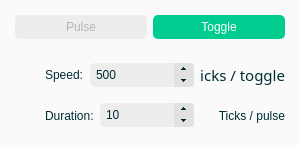
<?xml version="1.0" encoding="UTF-8"?>
<ui version="4.0">
 <class>ClockConfigurator</class>
 <widget class="QWidget" name="ClockConfigurator">
  <property name="enabled">
   <bool>true</bool>
  </property>
  <property name="geometry">
   <rect>
    <x>0</x>
    <y>0</y>
    <width>300</width>
    <height>145</height>
   </rect>
  </property>
  <property name="sizePolicy">
   <sizepolicy hsizetype="Fixed" vsizetype="Fixed">
    <horstretch>0</horstretch>
    <verstretch>0</verstretch>
   </sizepolicy>
  </property>
  <property name="minimumSize">
   <size>
    <width>300</width>
    <height>0</height>
   </size>
  </property>
  <property name="maximumSize">
   <size>
    <width>300</width>
    <height>16777215</height>
   </size>
  </property>
  <property name="styleSheet">
   <string notr="true">QWidget {
background: rgb(250, 250, 250);
border-radius: 5px;
}

QWidget:hover {
background: rgb(255, 255, 255);
}

QPushButton {
background: rgba(0, 0, 0, 13);
padding: 5px;
color: rgb(180, 180, 180);
font: 11pt &quot;Source Sans Pro&quot;;
}

QPushButton:hover {
background: rgb(220, 220, 220);
color: rgb(160, 160, 160);
}

QPushButton:pressed {
background: rgb(200, 200, 200);
}

QPushButton:checked {
background: rgb(0, 204, 143);
color: rgb(255, 255, 255);
}

QFrame {
background: none;
}</string>
  </property>
  <layout class="QGridLayout" name="gridLayout_3">
   <property name="leftMargin">
    <number>15</number>
   </property>
   <property name="topMargin">
    <number>15</number>
   </property>
   <property name="rightMargin">
    <number>15</number>
   </property>
   <property name="bottomMargin">
    <number>15</number>
   </property>
   <item row="0" column="0" alignment="Qt::AlignmentFlag::AlignTop">
    <widget class="QPushButton" name="uButtonPulse">
     <property name="text">
      <string>Pulse</string>
     </property>
     <property name="checkable">
      <bool>true</bool>
     </property>
     <property name="checked">
      <bool>false</bool>
     </property>
     <property name="autoExclusive">
      <bool>false</bool>
     </property>
     <attribute name="buttonGroup">
      <string notr="true">uTogglePulseButtonGroup</string>
     </attribute>
    </widget>
   </item>
   <item row="0" column="1" alignment="Qt::AlignmentFlag::AlignTop">
    <widget class="QPushButton" name="uButtonToggle">
     <property name="text">
      <string>Toggle</string>
     </property>
     <property name="checkable">
      <bool>true</bool>
     </property>
     <property name="checked">
      <bool>true</bool>
     </property>
     <property name="autoExclusive">
      <bool>false</bool>
     </property>
     <attribute name="buttonGroup">
      <string notr="true">uTogglePulseButtonGroup</string>
     </attribute>
    </widget>
   </item>
   <item row="1" column="0" colspan="2">
    <widget class="QFrame" name="uToggleFrame">
     <property name="styleSheet">
      <string notr="true"/>
     </property>
     <property name="frameShape">
      <enum>QFrame::Shape::NoFrame</enum>
     </property>
     <property name="frameShadow">
      <enum>QFrame::Shadow::Plain</enum>
     </property>
     <layout class="QHBoxLayout" name="horizontalLayout_4">
      <property name="leftMargin">
       <number>0</number>
      </property>
      <property name="topMargin">
       <number>5</number>
      </property>
      <property name="rightMargin">
       <number>0</number>
      </property>
      <property name="bottomMargin">
       <number>0</number>
      </property>
      <item>
       <widget class="QLabel" name="uLabelToggleIcon">
        <property name="minimumSize">
         <size>
          <width>24</width>
          <height>24</height>
         </size>
        </property>
        <property name="maximumSize">
         <size>
          <width>24</width>
          <height>24</height>
         </size>
        </property>
        <property name="styleSheet">
         <string notr="true">QLabel {
  background: none;
}</string>
        </property>
        <property name="text">
         <string/>
        </property>
        <property name="pixmap">
         <pixmap resource="resources.qrc">:/images/icons/material_symbols/speed_FILL0_wght400_GRAD0_opsz24.svg</pixmap>
        </property>
        <property name="scaledContents">
         <bool>true</bool>
        </property>
       </widget>
      </item>
      <item>
       <widget class="QLabel" name="label">
        <property name="sizePolicy">
         <sizepolicy hsizetype="Fixed" vsizetype="Preferred">
          <horstretch>0</horstretch>
          <verstretch>0</verstretch>
         </sizepolicy>
        </property>
        <property name="styleSheet">
         <string notr="true">QLabel {
color: rgb(0, 45, 50);
font: 11pt &quot;Source Sans Pro&quot;;
  background: none;
}

QLabel:disabled {
          color: rgb(100, 100, 100);
}</string>
        </property>
        <property name="text">
         <string>Speed:</string>
        </property>
       </widget>
      </item>
      <item>
       <widget class="QSpinBox" name="uToggleSpinBox">
        <property name="sizePolicy">
         <sizepolicy hsizetype="Preferred" vsizetype="Fixed">
          <horstretch>0</horstretch>
          <verstretch>0</verstretch>
         </sizepolicy>
        </property>
        <property name="styleSheet">
         <string notr="true">QSpinBox {
background: rgba(0, 0, 0, 13);
  padding: 4px;
color: rgb(0, 45, 50);
font: 11pt &quot;Source Sans Pro&quot;;
selection-color: rgb(0, 45, 50);
selection-background-color: rgb(0, 204, 143);
}

QSpinBox::up-button {
  width: 20px;
}

QSpinBox::down-button {
  width: 20px;
}</string>
        </property>
        <property name="accelerated">
         <bool>true</bool>
        </property>
        <property name="suffix">
         <string/>
        </property>
        <property name="minimum">
         <number>1</number>
        </property>
        <property name="maximum">
         <number>1000</number>
        </property>
        <property name="stepType">
         <enum>QAbstractSpinBox::StepType::AdaptiveDecimalStepType</enum>
        </property>
        <property name="value">
         <number>500</number>
        </property>
       </widget>
      </item>
      <item>
       <widget class="QLabel" name="uLabelToggle">
        <property name="sizePolicy">
         <sizepolicy hsizetype="Fixed" vsizetype="Preferred">
          <horstretch>0</horstretch>
          <verstretch>0</verstretch>
         </sizepolicy>
        </property>
        <property name="minimumSize">
         <size>
          <width>85</width>
          <height>0</height>
         </size>
        </property>
        <property name="maximumSize">
         <size>
          <width>85</width>
          <height>16777215</height>
         </size>
        </property>
        <property name="font">
         <font>
          <family>Source Sans Pro</family>
          <pointsize>11</pointsize>
          <italic>false</italic>
          <bold>false</bold>
         </font>
        </property>
        <property name="styleSheet">
         <string notr="true">QLabel {
color: rgb(0, 45, 50);
font: 11pt &quot;Source Sans Pro&quot;;
  background: none;
}

QLabel:disabled {
          color: rgb(100, 100, 100);
}</string>
        </property>
        <property name="text">
         <string>Ticks / toggle</string>
        </property>
        <property name="alignment">
         <set>Qt::AlignmentFlag::AlignRight|Qt::AlignmentFlag::AlignTrailing|Qt::AlignmentFlag::AlignVCenter</set>
        </property>
       </widget>
      </item>
     </layout>
    </widget>
   </item>
   <item row="2" column="0" colspan="2">
    <widget class="QFrame" name="uPulseFrame">
     <property name="enabled">
      <bool>true</bool>
     </property>
     <property name="styleSheet">
      <string notr="true"/>
     </property>
     <property name="frameShape">
      <enum>QFrame::Shape::NoFrame</enum>
     </property>
     <property name="frameShadow">
      <enum>QFrame::Shadow::Plain</enum>
     </property>
     <layout class="QHBoxLayout" name="horizontalLayout_3">
      <property name="leftMargin">
       <number>0</number>
      </property>
      <property name="topMargin">
       <number>5</number>
      </property>
      <property name="rightMargin">
       <number>0</number>
      </property>
      <property name="bottomMargin">
       <number>0</number>
      </property>
      <item>
       <widget class="QLabel" name="uLabelPulseIcon">
        <property name="minimumSize">
         <size>
          <width>24</width>
          <height>24</height>
         </size>
        </property>
        <property name="maximumSize">
         <size>
          <width>24</width>
          <height>24</height>
         </size>
        </property>
        <property name="styleSheet">
         <string notr="true">QLabel {
  background: none;
}</string>
        </property>
        <property name="text">
         <string/>
        </property>
        <property name="pixmap">
         <pixmap resource="resources.qrc">:/images/icons/material_symbols/timelapse_FILL0_wght400_GRAD0_opsz24.svg</pixmap>
        </property>
        <property name="scaledContents">
         <bool>true</bool>
        </property>
       </widget>
      </item>
      <item>
       <widget class="QLabel" name="label_2">
        <property name="sizePolicy">
         <sizepolicy hsizetype="Fixed" vsizetype="Preferred">
          <horstretch>0</horstretch>
          <verstretch>0</verstretch>
         </sizepolicy>
        </property>
        <property name="styleSheet">
         <string notr="true">QLabel {
color: rgb(0, 45, 50);
font: 11pt &quot;Source Sans Pro&quot;;
  background: none;
}

QLabel:disabled {
          color: rgb(100, 100, 100);
}</string>
        </property>
        <property name="text">
         <string>Duration:</string>
        </property>
       </widget>
      </item>
      <item>
       <widget class="QSpinBox" name="uPulseSpinBox">
        <property name="styleSheet">
         <string notr="true">QSpinBox {
background: rgba(0, 0, 0, 13);
  padding: 4px;
color: rgb(0, 45, 50);
font: 11pt &quot;Source Sans Pro&quot;;
selection-color: rgb(0, 45, 50);
selection-background-color: rgb(0, 204, 143);
}

QSpinBox::up-button {
  width: 20px;
}

QSpinBox::down-button {
  width: 20px;
}</string>
        </property>
        <property name="accelerated">
         <bool>true</bool>
        </property>
        <property name="minimum">
         <number>1</number>
        </property>
        <property name="maximum">
         <number>1000</number>
        </property>
        <property name="stepType">
         <enum>QAbstractSpinBox::StepType::AdaptiveDecimalStepType</enum>
        </property>
        <property name="value">
         <number>10</number>
        </property>
       </widget>
      </item>
      <item>
       <widget class="QLabel" name="uLabelPulse">
        <property name="sizePolicy">
         <sizepolicy hsizetype="Fixed" vsizetype="Preferred">
          <horstretch>0</horstretch>
          <verstretch>0</verstretch>
         </sizepolicy>
        </property>
        <property name="minimumSize">
         <size>
          <width>85</width>
          <height>0</height>
         </size>
        </property>
        <property name="maximumSize">
         <size>
          <width>85</width>
          <height>16777215</height>
         </size>
        </property>
        <property name="styleSheet">
         <string notr="true">QLabel {
color: rgb(0, 45, 50);
font: 11pt &quot;Source Sans Pro&quot;;
  background: none;
}

QLabel:disabled {
          color: rgb(180, 180, 180);
}</string>
        </property>
        <property name="text">
         <string>Ticks / pulse</string>
        </property>
        <property name="alignment">
         <set>Qt::AlignmentFlag::AlignRight|Qt::AlignmentFlag::AlignTrailing|Qt::AlignmentFlag::AlignVCenter</set>
        </property>
       </widget>
      </item>
     </layout>
    </widget>
   </item>
  </layout>
 </widget>
 <resources>
  <include location="resources.qrc"/>
 </resources>
 <connections/>
 <buttongroups>
  <buttongroup name="uTogglePulseButtonGroup"/>
 </buttongroups>
</ui>
